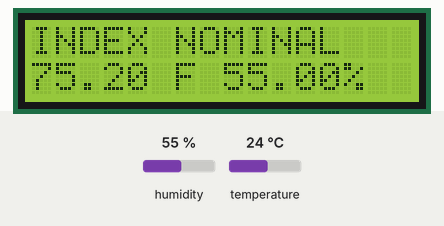
The sketch below on a simulated Arduino Uno, built with avr-gcc and run on an emulated ATmega328P. On the bench: 16×2 character LCD. Inputs (shaded band) come from the test bench; at power-on: temperature 24 °C, humidity 55 %. What the sketch prints to the serial monitor is not drawn.

Above: at 12.2 s.
12.3 s: temperature set to 28 °C
At 22.1 s:
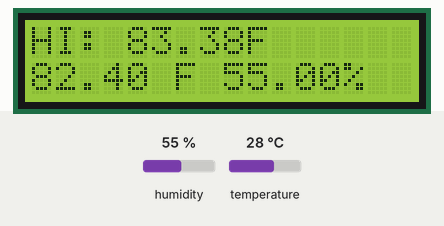
22.5 s: humidity set to 42 %
At 31.4 s:
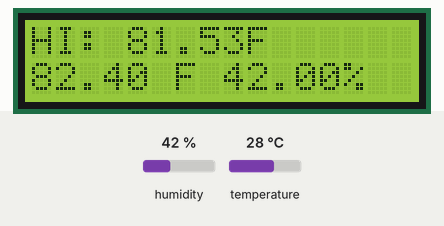
32.6 s: humidity set to 39 %
At 41.9 s:
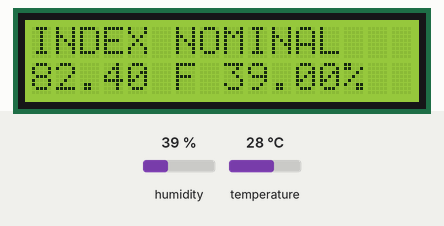
42.6 s: temperature set to 12 °C
At 52.4 s:
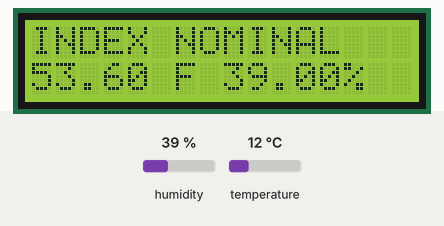
Timing chart, 0 to 53.6 s (numbered marks = the images above; inputs shaded):
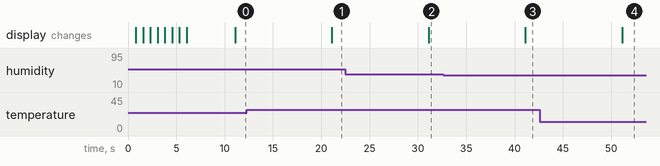

Measured:
- the behaviour switches between 41 and 40 % on humidity (found by bisection; images 2 and 3)
- after the input at 12.3 s, the display: changes after 8.8 s (image 1)
- after the input at 22.5 s, the display: changes after 8.6 s (image 2)
- after the input at 32.6 s, the display: changes after 8.5 s (image 3)
- after the input at 42.6 s, the display: changes after 8.5 s (image 4)

The sketch:

Heat_Index_Meter.ino
```cpp
//Using an Arduino R3 a DHT22, a 16x2 LCD screen to read the sensor results and calculate the Heat Index
//Author: Daniel R.
//Version: 1.1.0
//Date: 2015-07-25


#include <LiquidCrystal.h>  // Arduino's standard library
#include <DHT.h>            // ADAfruit Library

#define DHTTYPE DHT22   // Tells the Arduino if you have the DHT11 or the DHT22
#define DHTPIN (9)      // Tells the Arduino to look for the info on Digital 9
DHT dht(DHTPIN, DHTTYPE);

const int lcdRS = 3;
const int lcdEnable = 4;
const int lcdD4 = 5;
const int lcdD5 = 6;
const int lcdD6 = 7;
const int lcdD7 = 8;

// initialize the LCD library with the numbers of the interface pins as defined above
LiquidCrystal lcd(lcdRS, lcdEnable, lcdD4, lcdD5, lcdD6, lcdD7);


// Heat Index Function
// http://en.wikipedia.org/wiki/Heat_index
double heatIndex(double Temperature, double Humidity)
{
  double c1 = -42.38, c2 = 2.049, c3 = 10.14, c4 = -0.2248, c5= -6.838e-3, c6=-5.482e-2, c7=1.228e-3, c8=8.528e-4, c9=-1.99e-6 ;
  double T = Temperature;// The temperature reading
  double R = Humidity;// The humidity reading
  double T2 = T*T;
  double R2 = R*R;
  double TR = T*R;
  double rv = c1 + c2*T + c3*R + c4*T*R + c5*T2 + c6*R2 + c7*T*TR + c8*TR*R + c9*T2*R2;
  return rv;
}
void setup() {
//initialize lcd
   lcd.begin(16, 2);

   Serial.begin(9600);
  dht.begin();      //begin communication with the sensor

 //This is all just for show... makes it all seem legit.
   lcd.setCursor(0,0);
   lcd.print("STARTING!");
      delay(750);
   lcd.print(".");
      delay(750);
   lcd.print(".");
      delay(750);
   lcd.print(".");
      delay(750);
   lcd.print(".");
      delay(750);
   lcd.print(".");
      delay(750);
   lcd.print(".");
      delay(750);
   lcd.print(".");
      delay(750);
   lcd.print(".");
   lcd.clear();
   lcd.print ("GETTING DATA...");
   Serial.println( "Temp,RH,HI");
      delay(5000);
   lcd.clear();
}

void loop() {
    float Humidity =    (dht.readHumidity()); //Read the DHT humidity sensor
    float Temperature = (dht.readTemperature()* 9.0 / 5.0 + 32.0); //Read the DHT Temp, convert C to F
    float HI =          (heatIndex(Temperature, Humidity));
//NOAA says that air temps outside of 80*F and a RH of 40%
//The if statement is to  reflect that.
  if (Temperature > 80 and Humidity > 40)
  {
    lcd.clear();
    lcd.setCursor(0,0);
    lcd.print("HI: ");
    lcd.print(HI);
    lcd.print("F");
    lcd.setCursor(0,1);
    lcd.print(Temperature);
    lcd.print(" F ");
    lcd.print(Humidity);
    lcd.print("%");
    Serial.print(Temperature);
    Serial.print(",");
    Serial.print(Humidity);
    Serial.print(",");
    Serial.println(HI);
  }
  else
  {
    lcd.clear();
    lcd.setCursor(0,0);
    lcd.print("INDEX NOMINAL");
    lcd.setCursor(0,1);
    lcd.print(Temperature);
    lcd.print(" F ");
    lcd.print(Humidity);
    lcd.print("%");
    Serial.print(Temperature);
    Serial.print(",");
    Serial.print(Humidity);
    Serial.print(",");
    Serial.println(Temperature);
  }

    delay(10000);//slow it down for reading and not having a million data points

}
```
